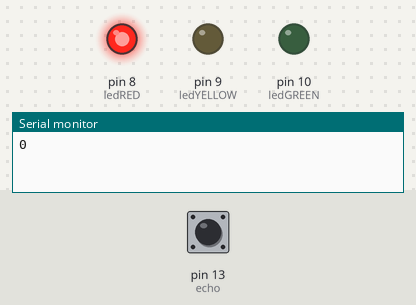
This sketch was run on a simulated Arduino Uno, built with avr-gcc and run on an emulated ATmega328P. Parts: output pins drawn as LEDs (lit = HIGH), the last lines printed to the serial monitor. The test bench sets the inputs (shaded band); at power-on: pin 13 (echo) LOW. Pins used as bus, display or sensor lines are not drawn.

Above: at 1.2 s.
1.3 s: pin 13 (echo) pulsed HIGH 2 times (0.12 s each, 0.3 s apart)
At 1.67 s:
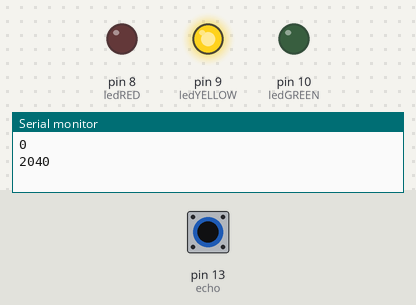
At 2.2 s:
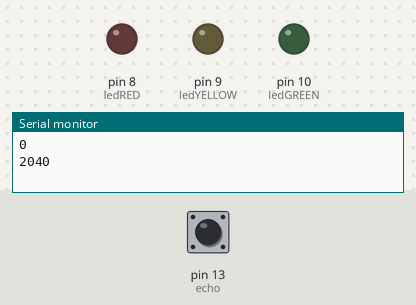
Timing chart, 0 to 4.5 s (numbered marks = the images above; inputs shaded):
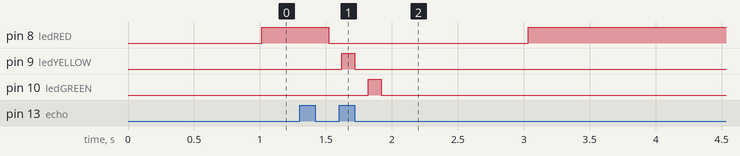

The sketch:

DIstance_sensor.ino
```cpp
const int ledRED = 8;
const int ledYELLOW = 9;
const int ledGREEN = 10;

const int trig = 12;
const int echo = 13;

long duration;
int distance;

void setup() {
  pinMode(echo, INPUT);
  pinMode(trig, OUTPUT);

  pinMode(ledRED, OUTPUT);
  pinMode(ledYELLOW, OUTPUT);
  pinMode(ledGREEN, OUTPUT);

  Serial.begin(9600);
}
void loop() {
digitalWrite(trig, LOW);
delay(2);

digitalWrite(trig, HIGH);
delay(10);
digitalWrite(trig, LOW);

duration = pulseIn(echo, HIGH);
distance = duration * 0.034/2;

Serial.println(distance);

if(distance <= 20)
{
  digitalWrite(ledRED, HIGH);
  digitalWrite(ledYELLOW, LOW);
  digitalWrite(ledGREEN, LOW);
}
if(distance >= 21 && distance <= 40)
{
  digitalWrite(ledRED, LOW);
  digitalWrite(ledYELLOW, HIGH);
  digitalWrite(ledGREEN, LOW)  ;
}
if(distance >= 41 && distance <= 60)
{
  digitalWrite(ledRED, LOW);
  digitalWrite(ledYELLOW, LOW);
  digitalWrite(ledGREEN, HIGH);
}
if(distance>= 61)
{
  digitalWrite(ledRED, HIGH);
  delay(100);
  digitalWrite(ledRED, LOW);
  delay(100);
    digitalWrite(ledYELLOW, HIGH);
  delay(100);
  digitalWrite(ledYELLOW, LOW);
  delay(100);
    digitalWrite(ledGREEN, HIGH);
  delay(100);
  digitalWrite(ledGREEN, LOW);
  delay(100);
}
}
```

Measured:
- after the input at 1.3 s, pin 8 (ledRED): HIGH → LOW after 0.22 s, → HIGH 1.5 s later; pin 9 (ledYELLOW): LOW → HIGH after 0.32 s, → LOW 0.10 s later; pin 10 (ledGREEN): LOW → HIGH after 0.52 s, → LOW 0.10 s later
